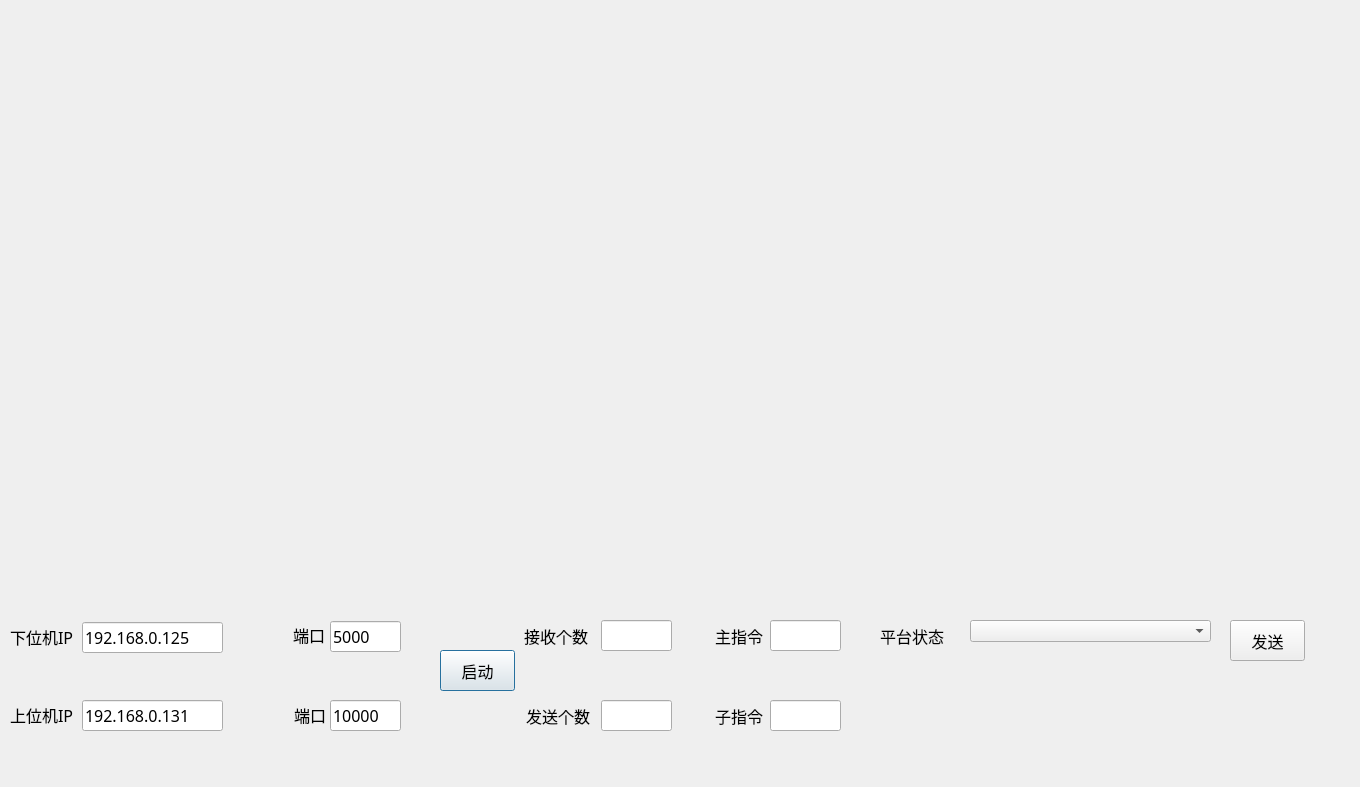
<?xml version="1.0" encoding="UTF-8"?>
<ui version="4.0">
 <class>MotusVirtualPlatfromDialog</class>
 <widget class="QDialog" name="MotusVirtualPlatfromDialog">
  <property name="geometry">
   <rect>
    <x>0</x>
    <y>0</y>
    <width>1360</width>
    <height>787</height>
   </rect>
  </property>
  <property name="windowTitle">
   <string>Dialog</string>
  </property>
  <widget class="QwtPlot" name="qwtPlot1">
   <property name="geometry">
    <rect>
     <x>30</x>
     <y>40</y>
     <width>400</width>
     <height>221</height>
    </rect>
   </property>
  </widget>
  <widget class="QwtPlot" name="qwtPlot2">
   <property name="geometry">
    <rect>
     <x>470</x>
     <y>40</y>
     <width>400</width>
     <height>221</height>
    </rect>
   </property>
  </widget>
  <widget class="QwtPlot" name="qwtPlot3">
   <property name="geometry">
    <rect>
     <x>900</x>
     <y>30</y>
     <width>400</width>
     <height>231</height>
    </rect>
   </property>
  </widget>
  <widget class="QwtPlot" name="qwtPlot4">
   <property name="geometry">
    <rect>
     <x>30</x>
     <y>330</y>
     <width>400</width>
     <height>231</height>
    </rect>
   </property>
  </widget>
  <widget class="QwtPlot" name="qwtPlot5">
   <property name="geometry">
    <rect>
     <x>480</x>
     <y>330</y>
     <width>400</width>
     <height>231</height>
    </rect>
   </property>
  </widget>
  <widget class="QwtPlot" name="qwtPlot6">
   <property name="geometry">
    <rect>
     <x>904</x>
     <y>330</y>
     <width>400</width>
     <height>231</height>
    </rect>
   </property>
  </widget>
  <widget class="QPushButton" name="runButton">
   <property name="geometry">
    <rect>
     <x>440</x>
     <y>650</y>
     <width>75</width>
     <height>41</height>
    </rect>
   </property>
   <property name="font">
    <font>
     <family>宋体</family>
     <pointsize>12</pointsize>
    </font>
   </property>
   <property name="text">
    <string>启动</string>
   </property>
  </widget>
  <widget class="QLabel" name="label">
   <property name="geometry">
    <rect>
     <x>10</x>
     <y>626</y>
     <width>71</width>
     <height>21</height>
    </rect>
   </property>
   <property name="font">
    <font>
     <family>宋体</family>
     <pointsize>12</pointsize>
    </font>
   </property>
   <property name="text">
    <string>下位机IP</string>
   </property>
  </widget>
  <widget class="QLineEdit" name="controlLineEdit">
   <property name="geometry">
    <rect>
     <x>82</x>
     <y>622</y>
     <width>141</width>
     <height>31</height>
    </rect>
   </property>
   <property name="font">
    <font>
     <family>宋体</family>
     <pointsize>12</pointsize>
    </font>
   </property>
   <property name="text">
    <string>192.168.0.125</string>
   </property>
  </widget>
  <widget class="QLineEdit" name="platfromlineEdit">
   <property name="geometry">
    <rect>
     <x>82</x>
     <y>700</y>
     <width>141</width>
     <height>31</height>
    </rect>
   </property>
   <property name="font">
    <font>
     <family>宋体</family>
     <pointsize>12</pointsize>
    </font>
   </property>
   <property name="text">
    <string>192.168.0.131</string>
   </property>
  </widget>
  <widget class="QLabel" name="label2">
   <property name="geometry">
    <rect>
     <x>10</x>
     <y>705</y>
     <width>71</width>
     <height>20</height>
    </rect>
   </property>
   <property name="font">
    <font>
     <family>宋体</family>
     <pointsize>12</pointsize>
    </font>
   </property>
   <property name="text">
    <string>上位机IP</string>
   </property>
  </widget>
  <widget class="QLabel" name="label3">
   <property name="geometry">
    <rect>
     <x>293</x>
     <y>625</y>
     <width>31</width>
     <height>20</height>
    </rect>
   </property>
   <property name="font">
    <font>
     <family>宋体</family>
     <pointsize>12</pointsize>
    </font>
   </property>
   <property name="text">
    <string>端口</string>
   </property>
  </widget>
  <widget class="QLabel" name="label_4">
   <property name="geometry">
    <rect>
     <x>294</x>
     <y>704</y>
     <width>31</width>
     <height>21</height>
    </rect>
   </property>
   <property name="font">
    <font>
     <family>宋体</family>
     <pointsize>12</pointsize>
    </font>
   </property>
   <property name="text">
    <string>端口</string>
   </property>
  </widget>
  <widget class="QLineEdit" name="controlPortlineEdit">
   <property name="geometry">
    <rect>
     <x>330</x>
     <y>621</y>
     <width>71</width>
     <height>31</height>
    </rect>
   </property>
   <property name="font">
    <font>
     <family>宋体</family>
     <pointsize>12</pointsize>
    </font>
   </property>
   <property name="text">
    <string>5000</string>
   </property>
  </widget>
  <widget class="QLineEdit" name="platfromPortlineEdit">
   <property name="geometry">
    <rect>
     <x>330</x>
     <y>700</y>
     <width>71</width>
     <height>31</height>
    </rect>
   </property>
   <property name="font">
    <font>
     <family>宋体</family>
     <pointsize>12</pointsize>
    </font>
   </property>
   <property name="text">
    <string>10000</string>
   </property>
  </widget>
  <widget class="QLabel" name="label_5">
   <property name="geometry">
    <rect>
     <x>524</x>
     <y>626</y>
     <width>71</width>
     <height>20</height>
    </rect>
   </property>
   <property name="font">
    <font>
     <family>宋体</family>
     <pointsize>12</pointsize>
    </font>
   </property>
   <property name="text">
    <string>接收个数</string>
   </property>
  </widget>
  <widget class="QLabel" name="label_6">
   <property name="geometry">
    <rect>
     <x>526</x>
     <y>706</y>
     <width>71</width>
     <height>20</height>
    </rect>
   </property>
   <property name="font">
    <font>
     <family>宋体</family>
     <pointsize>12</pointsize>
    </font>
   </property>
   <property name="text">
    <string>发送个数</string>
   </property>
  </widget>
  <widget class="QLineEdit" name="recvCountlineEdit">
   <property name="geometry">
    <rect>
     <x>601</x>
     <y>620</y>
     <width>71</width>
     <height>31</height>
    </rect>
   </property>
   <property name="font">
    <font>
     <family>宋体</family>
     <pointsize>12</pointsize>
    </font>
   </property>
   <property name="readOnly">
    <bool>true</bool>
   </property>
  </widget>
  <widget class="QLineEdit" name="sendCountlineEdit">
   <property name="geometry">
    <rect>
     <x>601</x>
     <y>700</y>
     <width>71</width>
     <height>31</height>
    </rect>
   </property>
   <property name="font">
    <font>
     <family>宋体</family>
     <pointsize>12</pointsize>
    </font>
   </property>
   <property name="readOnly">
    <bool>true</bool>
   </property>
  </widget>
  <widget class="QLabel" name="label_7">
   <property name="geometry">
    <rect>
     <x>880</x>
     <y>620</y>
     <width>71</width>
     <height>31</height>
    </rect>
   </property>
   <property name="font">
    <font>
     <family>宋体</family>
     <pointsize>12</pointsize>
    </font>
   </property>
   <property name="text">
    <string>平台状态</string>
   </property>
  </widget>
  <widget class="QPushButton" name="sendButton">
   <property name="geometry">
    <rect>
     <x>1230</x>
     <y>620</y>
     <width>75</width>
     <height>41</height>
    </rect>
   </property>
   <property name="font">
    <font>
     <family>宋体</family>
     <pointsize>12</pointsize>
    </font>
   </property>
   <property name="text">
    <string>发送</string>
   </property>
  </widget>
  <widget class="QLineEdit" name="sonlineEdit">
   <property name="geometry">
    <rect>
     <x>770</x>
     <y>700</y>
     <width>71</width>
     <height>31</height>
    </rect>
   </property>
   <property name="font">
    <font>
     <family>宋体</family>
     <pointsize>12</pointsize>
    </font>
   </property>
   <property name="readOnly">
    <bool>true</bool>
   </property>
  </widget>
  <widget class="QLineEdit" name="mainlineEdit">
   <property name="geometry">
    <rect>
     <x>770</x>
     <y>620</y>
     <width>71</width>
     <height>31</height>
    </rect>
   </property>
   <property name="font">
    <font>
     <family>宋体</family>
     <pointsize>12</pointsize>
    </font>
   </property>
   <property name="readOnly">
    <bool>true</bool>
   </property>
  </widget>
  <widget class="QLabel" name="label_8">
   <property name="geometry">
    <rect>
     <x>715</x>
     <y>626</y>
     <width>51</width>
     <height>20</height>
    </rect>
   </property>
   <property name="font">
    <font>
     <family>宋体</family>
     <pointsize>12</pointsize>
    </font>
   </property>
   <property name="text">
    <string>主指令</string>
   </property>
  </widget>
  <widget class="QLabel" name="label_9">
   <property name="geometry">
    <rect>
     <x>715</x>
     <y>706</y>
     <width>51</width>
     <height>20</height>
    </rect>
   </property>
   <property name="font">
    <font>
     <family>宋体</family>
     <pointsize>12</pointsize>
    </font>
   </property>
   <property name="text">
    <string>子指令</string>
   </property>
  </widget>
  <widget class="QComboBox" name="statusBox">
   <property name="geometry">
    <rect>
     <x>970</x>
     <y>620</y>
     <width>241</width>
     <height>22</height>
    </rect>
   </property>
  </widget>
 </widget>
 <customwidgets>
  <customwidget>
   <class>QwtPlot</class>
   <extends>QFrame</extends>
   <header>qwt_plot.h</header>
   <container>1</container>
  </customwidget>
 </customwidgets>
 <resources/>
 <connections/>
</ui>
